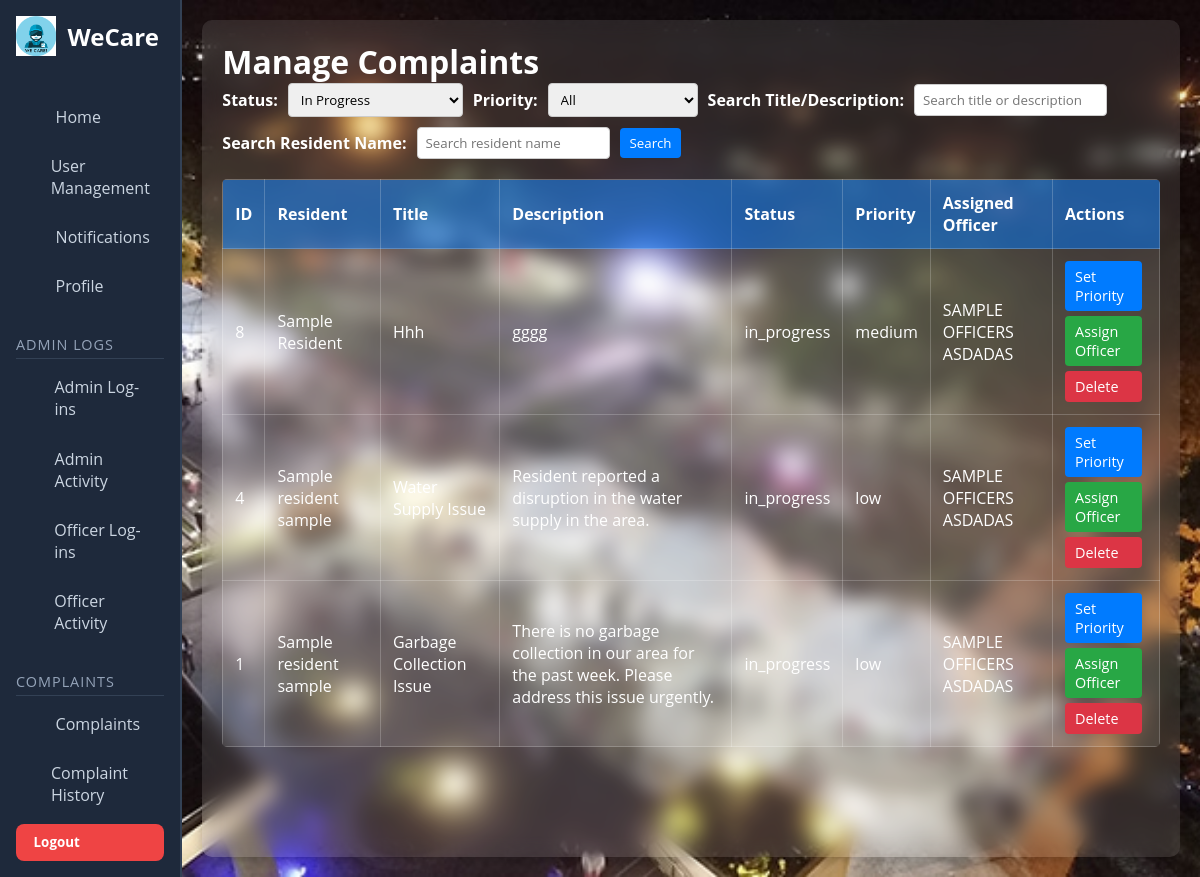
Page /admin_complaints.php?filter_status=in_progress (signed in) on the committed database.
### tables this page shows
CREATE TABLE `complaints` (
  `id` int(11) NOT NULL,
  `resident_id` int(11) NOT NULL,
  `title` varchar(255) NOT NULL,
  `description` text NOT NULL,
  `status` enum('pending','in_progress','resolved') DEFAULT 'pending',
  `priority` enum('low','medium','high') DEFAULT NULL,
  `assigned_officer_id` int(11) DEFAULT NULL,
  `created_at` timestamp NOT NULL DEFAULT current_timestamp(),
  `updated_at` timestamp NULL DEFAULT NULL ON UPDATE current_timestamp(),
  `assigned_personnel` varchar(255) DEFAULT NULL,
  `resolution_notes` text DEFAULT NULL,
  `resolved_by` int(11) DEFAULT NULL,
  `resolved_at` datetime DEFAULT NULL
);

CREATE TABLE `users` (
  `id` int(11) NOT NULL,
  `first_name` varchar(200) NOT NULL,
  `middle_name` varchar(200) NOT NULL,
  `last_name` varchar(200) NOT NULL,
  `email` varchar(200) NOT NULL,
  `password` varchar(200) NOT NULL,
  `phone_number` int(200) NOT NULL,
  `address` varchar(200) NOT NULL,
  `session_token` varchar(255) DEFAULT NULL,
  `token_expiry` datetime DEFAULT NULL,
  `reset_token` varchar(255) DEFAULT NULL,
  `reset_token_expiry` datetime DEFAULT NULL,
  `role` enum('admin','resident','officer') DEFAULT 'resident',
  `profile_picture` varchar(255) DEFAULT NULL
);

### admin_complaints.php (the view, shortened to what this page needs)
<?php
require_once 'includes/db_conn.php';
$filter_priority = isset($_GET['filter_priority']) ? $_GET['filter_priority'] : 'all';
$filter_status = isset($_GET['filter_status']) ? $_GET['filter_status'] : 'pending';
$search_title_desc = isset($_GET['search_title_desc']) ? trim($_GET['search_title_desc']) : '';
$search_resident = isset($_GET['search_resident']) ? trim($_GET['search_resident']) : '';
$where_clauses = [];
$params = [];
if ($filter_status !== 'all') {
    if ($filter_status === 'pending_or_in_progress') {
        $where_clauses[] = "(c.status = 'pending' OR c.status = 'in_progress')";
    } else {
        $where_clauses[] = "c.status = ?";
        $params[] = $filter_status;
    }
} else {
}
$where_sql = '';
if (count($where_clauses) > 0) {
    $where_sql = 'AND ' . implode(' AND ', $where_clauses);
}
try {
    $stmt = $conn->prepare("
        SELECT
            c.id,
            u.first_name AS resident_first_name,
            u.last_name AS resident_last_name,
            o.first_name AS officer_first_name,
            o.last_name AS officer_last_name,
            c.title,
            c.description,
            c.status,
            c.priority,
            c.created_at
        FROM complaints c
        JOIN users u ON c.resident_id = u.id
        LEFT JOIN users o ON c.assigned_officer_id = o.id
        WHERE 1=1
        $where_sql
        ORDER BY
            CASE
                WHEN c.priority = 'high' THEN 1
                WHEN c.priority = 'medium' THEN 2
                WHEN c.priority = 'low' THEN 3
                ELSE 4
            END, c.created_at DESC
    ");
    $stmt->execute($params);
    $complaints = $stmt->fetchAll(PDO::FETCH_ASSOC);
} catch (Exception $e) {
    die("Error fetching complaints: " . $e->getMessage());
}
?>
<!DOCTYPE html>
<html lang="en">
<head>
  <link rel="stylesheet" href="./assets/css/admin_complaint.css" />
</head>
<body>
  <div class="dashboard-wrapper">
    <?php include 'includes/sidebar.php'; ?>
    <div class="main-content">
      <h1>Manage Complaints</h1>
      <form method="GET" action="" class="filter-container" role="search" aria-label="Complaint Filters and Search">
        <label for="filter_status">Status:</label>
        <select name="filter_status" id="filter_status" onchange="this.form.submit()">
          <option value="in_progress" <?= ($filter_status === 'in_progress') ? 'selected' : '' ?>>In Progress</option>
        </select>
        <label for="filter_priority">Priority:</label>
        <select name="filter_priority" id="filter_priority" onchange="this.form.submit()">
          <option value="all" <?= $filter_priority === 'all' ? 'selected' : '' ?>>All</option>
        </select>
        <label for="search_title_desc">Search Title/Description:</label>
        <input
          type="search"
          name="search_title_desc"
          id="search_title_desc"
          placeholder="Search title or description"
          value="<?= htmlspecialchars($search_title_desc) ?>"
          onkeydown="if(event.key==='Enter'){this.form.submit();}"
          aria-label="Search complaints by title or description"
        />
        <label for="search_resident">Search Resident Name:</label>
        <input
          type="search"
          name="search_resident"
          id="search_resident"
          placeholder="Search resident name"
          value="<?= htmlspecialchars($search_resident) ?>"
          onkeydown="if(event.key==='Enter'){this.form.submit();}"
          aria-label="Search complaints by resident name"
        />
        <button type="submit" style="padding: 6px 10px; border-radius:4px; background-color:#007bff; color:#fff; border:none; cursor:pointer;">
          Search
        </button>
      </form>
      <?php if (empty($complaints)): ?>
        <p>No complaints found.</p>
      <?php else: ?>
        <table role="table" aria-label="Complaints Table">
          <thead>
            <tr>
              <th>ID</th>
              <th>Resident</th>
              <th>Title</th>
              <th>Description</th>
              <th>Status</th>
              <th>Priority</th>
              <th>Assigned Officer</th>
              <th>Actions</th>
            </tr>
          </thead>
          <tbody>
            <?php foreach ($complaints as $complaint): ?>
              <tr>
                <td data-label="ID"><?= htmlspecialchars($complaint['id']) ?></td>
                <td data-label="Resident"><?= htmlspecialchars($complaint['resident_first_name'] ?? 'Unknown') . ' ' . htmlspecialchars($complaint['resident_last_name'] ?? 'Unknown') ?></td>
                <td data-label="Title"><?= htmlspecialchars($complaint['title']) ?></td>
                <td data-label="Description"><?= htmlspecialchars($complaint['description']) ?></td>
                <td data-label="Status"><?= htmlspecialchars($complaint['status']) ?></td>
                <td data-label="Priority"><?= htmlspecialchars($complaint['priority'] ?? 'Not Set') ?></td>
                <td data-label="Assigned Officer"><?= htmlspecialchars($complaint['officer_first_name'] ?? 'Not Assigned') . ' ' . htmlspecialchars($complaint['officer_last_name'] ?? '') ?></td>
                <td data-label="Actions">
                  <div class="action-buttons">
                    <a href="set_priority.php?id=<?= $complaint['id'] ?>" class="btn-priority" aria-label="Set priority for complaint <?= htmlspecialchars($complaint['id']) ?>">Set Priority</a>
                    <a href="assign_officer.php?id=<?= $complaint['id'] ?>" class="btn-officer" aria-label="Assign officer for complaint <?= htmlspecialchars($complaint['id']) ?>">Assign Officer</a>
                    <a
                      href="?delete=<?= $complaint['id'] ?>"
                      class="btn-delete"
                      onclick="return confirm('Are you sure you want to delete this complaint?');"
                      aria-label="Delete complaint <?= htmlspecialchars($complaint['id']) ?>"
                    >Delete</a>
                  </div>
                </td>
              </tr>
            <?php endforeach; ?>
          </tbody>
        </table>
      <?php endif; ?>
    </div>
  </div>
</body>
</html>

### assets/css/admin_complaint.css (style rules this page uses)
* { margin: 0; padding: 0; box-sizing: border-box; font-family: "Open Sans", sans-serif; }
body { display: flex; align-items: stretch; min-height: 100vh; width: 100%; background: url("../images/image.jpg"), #000; background-position: center; background-size: cover; background-repeat: no-repeat; color: #fff; }
.dashboard-wrapper { display: flex; width: 100%; }
.main-content { flex-grow: 1; padding: 20px; background: rgba(255, 255, 255, 0.1); border-radius: 10px; margin: 20px; box-shadow: 0 4px 10px rgba(0, 0, 0, 0.2); backdrop-filter: blur(10px); }
table { width: 100%; border-collapse: collapse; margin-top: 20px; background: rgba(255, 255, 255, 0.1); border-radius: 5px; overflow: hidden; }
table th, table td { padding: 12px; border: 1px solid rgba(255, 255, 255, 0.2); text-align: left; color: #fff; }
table th { background: rgba(0, 123, 255, 0.5); }
.action-buttons { display: flex; flex-direction: column; gap: 5px; }
.btn-priority { background: #ff5722; }
.btn-officer { background: #2196f3; }

### admin_complaints.php (style rules this page uses)
.filter-container { display: flex; flex-wrap: wrap; gap: 10px; margin-bottom: 20px; align-items: center; }
.filter-container label { font-weight: bold; }
.filter-container select, .filter-container input[type="search"] { padding: 6px 8px; border: 1px solid #ccc; border-radius: 4px; min-width: 150px; }
table { width: 100%; border-collapse: collapse; margin-top: 10px; }
th, td { padding: 10px; border: 1px solid #ddd; text-align: left; vertical-align: middle; }
th { background-color: #f4f4f4; }
.action-buttons a, .action-buttons button { margin-right: 5px; padding: 6px 10px; text-decoration: none; border-radius: 4px; font-size: 0.9em; cursor: pointer; border: none; display: inline-block; }
.btn-priority { background-color: #007bff; color: white; }
.btn-officer { background-color: #28a745; color: white; }
.btn-delete { background-color: #dc3545; color: white; }

### rows in the picture
complaints: id "8", users.first_name "Sample", users.last_name "Resident", title "Hhh", description "gggg", status "in_progress", priority "medium", users.first_name "SAMPLE OFFICERS", users.last_name "ASDADAS"
complaints: id "4", users.first_name "Sample resident", users.last_name "sample", title "Water Supply Issue", description "Resident reported a disruption in the water supply in the area.", status "in_progress", priority "low", users.first_name "SAMPLE OFFICERS", users.last_name "ASDADAS"
complaints: id "1", users.first_name "Sample resident", users.last_name "sample", title "Garbage Collection Issue", description "There is no garbage collection in our area for the past week. Please address this issue urgently.", status "in_progress", priority "low", users.first_name "SAMPLE OFFICERS", users.last_name "ASDADAS"
